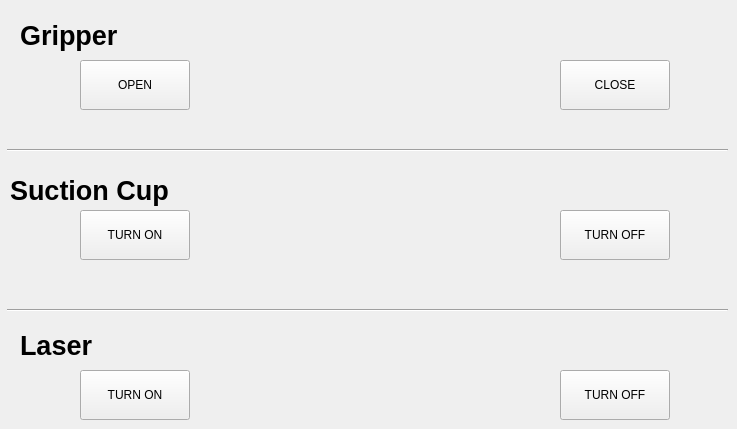
   <widget class="QWidget" name="ToolTab">
    <attribute name="title">
     <string>Tool</string>
    </attribute>
    <widget class="QLabel" name="GripperLabel">
     <property name="geometry">
      <rect>
       <x>20</x>
       <y>10</y>
       <width>121</width>
       <height>51</height>
      </rect>
     </property>
     <property name="font">
      <font>
       <pointsize>20</pointsize>
       <weight>75</weight>
       <bold>true</bold>
      </font>
     </property>
     <property name="text">
      <string>Gripper</string>
     </property>
    </widget>
    <widget class="QLabel" name="SuctionCupLabel">
     <property name="geometry">
      <rect>
       <x>10</x>
       <y>160</y>
       <width>161</width>
       <height>61</height>
      </rect>
     </property>
     <property name="font">
      <font>
       <pointsize>20</pointsize>
       <weight>75</weight>
       <bold>true</bold>
      </font>
     </property>
     <property name="text">
      <string>Suction Cup</string>
     </property>
    </widget>
    <widget class="QPushButton" name="GripperOpen">
     <property name="geometry">
      <rect>
       <x>80</x>
       <y>60</y>
       <width>110</width>
       <height>50</height>
      </rect>
     </property>
     <property name="text">
      <string>OPEN</string>
     </property>
    </widget>
    <widget class="QPushButton" name="GripperClose">
     <property name="geometry">
      <rect>
       <x>560</x>
       <y>60</y>
       <width>110</width>
       <height>50</height>
      </rect>
     </property>
     <property name="text">
      <string>CLOSE</string>
     </property>
    </widget>
    <widget class="QPushButton" name="SuctionCupTurnOn">
     <property name="geometry">
      <rect>
       <x>80</x>
       <y>210</y>
       <width>110</width>
       <height>50</height>
      </rect>
     </property>
     <property name="text">
      <string>TURN ON</string>
     </property>
    </widget>
    <widget class="QPushButton" name="SuctionCupTurnOff">
     <property name="geometry">
      <rect>
       <x>560</x>
       <y>210</y>
       <width>110</width>
       <height>50</height>
      </rect>
     </property>
     <property name="text">
      <string>TURN OFF</string>
     </property>
    </widget>
    <widget class="QLabel" name="GripperImage">
     <property name="geometry">
      <rect>
       <x>270</x>
       <y>0</y>
       <width>160</width>
       <height>150</height>
      </rect>
     </property>
     <property name="text">
      <string />
     </property>
     <property name="pixmap">
      <pixmap>images/gripper.png</pixmap>
     </property>
     <property name="scaledContents">
      <bool>true</bool>
     </property>
    </widget>
    <widget class="QLabel" name="SuctionCupImage">
     <property name="geometry">
      <rect>
       <x>280</x>
       <y>150</y>
       <width>150</width>
       <height>160</height>
      </rect>
     </property>
     <property name="text">
      <string />
     </property>
     <property name="pixmap">
      <pixmap>images/suction_cup.png</pixmap>
     </property>
     <property name="scaledContents">
      <bool>true</bool>
     </property>
    </widget>
    <widget class="Line" name="ToolTabHLine">
     <property name="geometry">
      <rect>
       <x>7</x>
       <y>140</y>
       <width>721</width>
       <height>20</height>
      </rect>
     </property>
     <property name="orientation">
      <enum>Qt::Horizontal</enum>
     </property>
    </widget>
   <widget class="Line" name="ToolTabHLine2">
     <property name="geometry">
      <rect>
       <x>7</x>
       <y>300</y>
       <width>721</width>
       <height>20</height>
      </rect>
     </property>
     <property name="orientation">
      <enum>Qt::Horizontal</enum>
     </property>
    </widget><widget class="QLabel" name="LaserLabel">
     <property name="geometry">
      <rect>
       <x>20</x>
       <y>320</y>
       <width>121</width>
       <height>51</height>
      </rect>
     </property>
     <property name="font">
      <font>
       <pointsize>20</pointsize>
       <weight>75</weight>
       <bold>true</bold>
      </font>
     </property>
     <property name="text">
      <string>Laser</string>
     </property>
    </widget><widget class="QPushButton" name="LaserTurnOn">
     <property name="geometry">
      <rect>
       <x>80</x>
       <y>370</y>
       <width>110</width>
       <height>50</height>
      </rect>
     </property>
     <property name="text">
      <string>TURN ON</string>
     </property>
    </widget><widget class="QPushButton" name="LaserTurnOff">
     <property name="geometry">
      <rect>
       <x>560</x>
       <y>370</y>
       <width>110</width>
       <height>50</height>
      </rect>
     </property>
     <property name="text">
      <string>TURN OFF</string>
     </property>
    </widget></widget>
